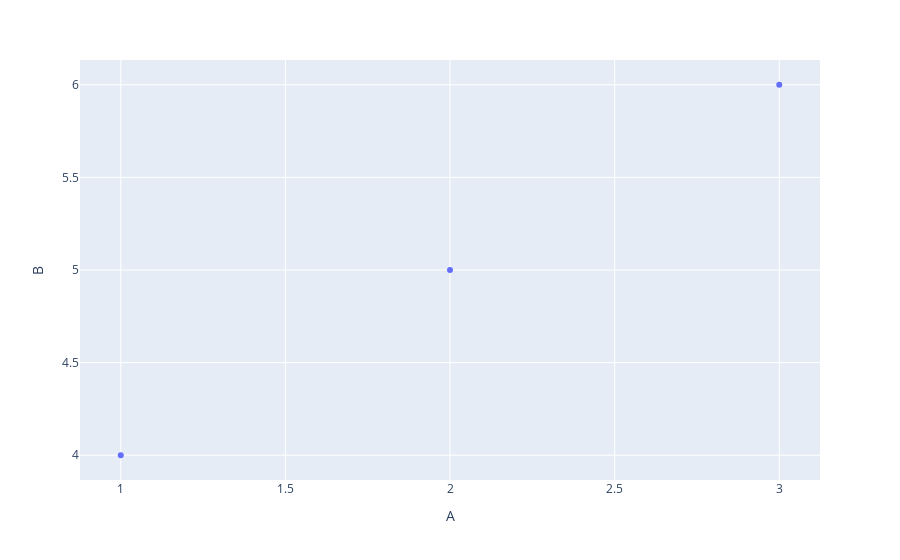

The code cell stored with this chart in its notebook:
### Code cell
fig = px.scatter(df, x='A', y='B')
fig.show()

### Figure 1 — Plotly figure (JSON) as saved in the notebook; plotly's stock layout.template omitted (floating-point values rounded to 4 significant figures)
{"data": [{"hovertemplate": "A=%{x}<br>B=%{y}<extra></extra>", "legendgroup": "", "marker": {"color": "#636efa", "symbol": "circle"}, "mode": "markers", "name": "", "orientation": "v", "showlegend": false, "type": "scatter", "x": [1, 2, 3], "xaxis": "x", "y": [4, 5, 6], "yaxis": "y"}], "layout": {"legend": {"tracegroupgap": 0}, "margin": {"t": 60}, "xaxis": {"anchor": "y", "domain": [0, 1], "title": {"text": "A"}}, "yaxis": {"anchor": "x", "domain": [0, 1], "title": {"text": "B"}}}}
